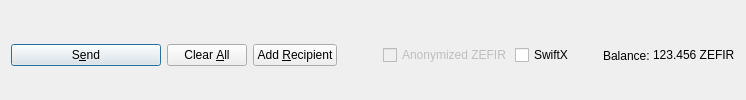
         <widget class="QFrame" name="frame_Send">
          <layout class="QHBoxLayout" name="horizontalLayout">
           <property name="bottomMargin">
            <number>0</number>
           </property>
           <item>
            <widget class="QPushButton" name="sendButton">
             <property name="minimumSize">
              <size>
               <width>150</width>
               <height>0</height>
              </size>
             </property>
             <property name="toolTip">
              <string>Confirm the send action</string>
             </property>
             <property name="text">
              <string>S&amp;end</string>
             </property>
             <property name="icon">
              <iconset resource="../zefir.qrc">
               <normaloff>:/icons/send</normaloff>:/icons/send</iconset>
             </property>
             <property name="autoDefault">
              <bool>false</bool>
             </property>
             <property name="default">
              <bool>true</bool>
             </property>
            </widget>
           </item>
           <item>
            <widget class="QPushButton" name="clearButton">
             <property name="sizePolicy">
              <sizepolicy hsizetype="Minimum" vsizetype="Fixed">
               <horstretch>0</horstretch>
               <verstretch>0</verstretch>
              </sizepolicy>
             </property>
             <property name="toolTip">
              <string>Clear all fields of the form.</string>
             </property>
             <property name="text">
              <string>Clear &amp;All</string>
             </property>
             <!-- <property name="icon">
              <iconset resource="../zefir.qrc">
               <normaloff>:/icons/remove</normaloff>:/icons/remove</iconset>
             </property> -->
             <property name="autoDefault">
              <bool>false</bool>
             </property>
            </widget>
           </item>
           <item>
            <widget class="QPushButton" name="addButton">
             <property name="toolTip">
              <string>Send to multiple recipients at once</string>
             </property>
             <property name="text">
              <string>Add &amp;Recipient</string>
             </property>
             <!-- <property name="icon">
              <iconset resource="../zefir.qrc">
               <normaloff>:/icons/add</normaloff>:/icons/add</iconset>
             </property> -->
             <property name="autoDefault">
              <bool>false</bool>
             </property>
            </widget>
           </item>
           <item>
            <spacer name="horizontalSpacer">
             <property name="orientation">
              <enum>Qt::Horizontal</enum>
             </property>
             <property name="sizeHint" stdset="0">
              <size>
               <width>40</width>
               <height>20</height>
              </size>
             </property>
            </spacer>
           </item>
           <item>
            <layout class="QHBoxLayout" name="horizontalLayout_2">
             <property name="spacing">
              <number>3</number>
             </property>
             <item>
              <widget class="QCheckBox" name="checkzZEFIR">
               <property name="enabled">
                <bool>false</bool>
               </property>
               <property name="text">
                <string>Anonymized ZEFIR</string>
               </property>
              </widget>
             </item>
             <item>
              <widget class="QCheckBox" name="checkSwiftTX">
               <property name="enabled">
                <bool>true</bool>
               </property>
               <property name="minimumSize">
                <size>
                 <width>85</width>
                 <height>0</height>
                </size>
               </property>
               <property name="text">
                <string>SwiftX</string>
               </property>
              </widget>
             </item>
             <item>
              <widget class="QLabel" name="label">
               <property name="text">
                <string>Balance:</string>
               </property>
              </widget>
             </item>
             <item>
              <widget class="QLabel" name="labelBalance">
               <property name="sizePolicy">
                <sizepolicy hsizetype="Preferred" vsizetype="Fixed">
                 <horstretch>0</horstretch>
                 <verstretch>0</verstretch>
                </sizepolicy>
               </property>
               <property name="cursor">
                <cursorShape>IBeamCursor</cursorShape>
               </property>
               <property name="text">
                <string notr="true">123.456 ZEFIR</string>
               </property>
               <property name="textInteractionFlags">
                <set>Qt::LinksAccessibleByMouse|Qt::TextSelectableByKeyboard|Qt::TextSelectableByMouse</set>
               </property>
              </widget>
             </item>
            </layout>
           </item>
          </layout>
         </widget>
